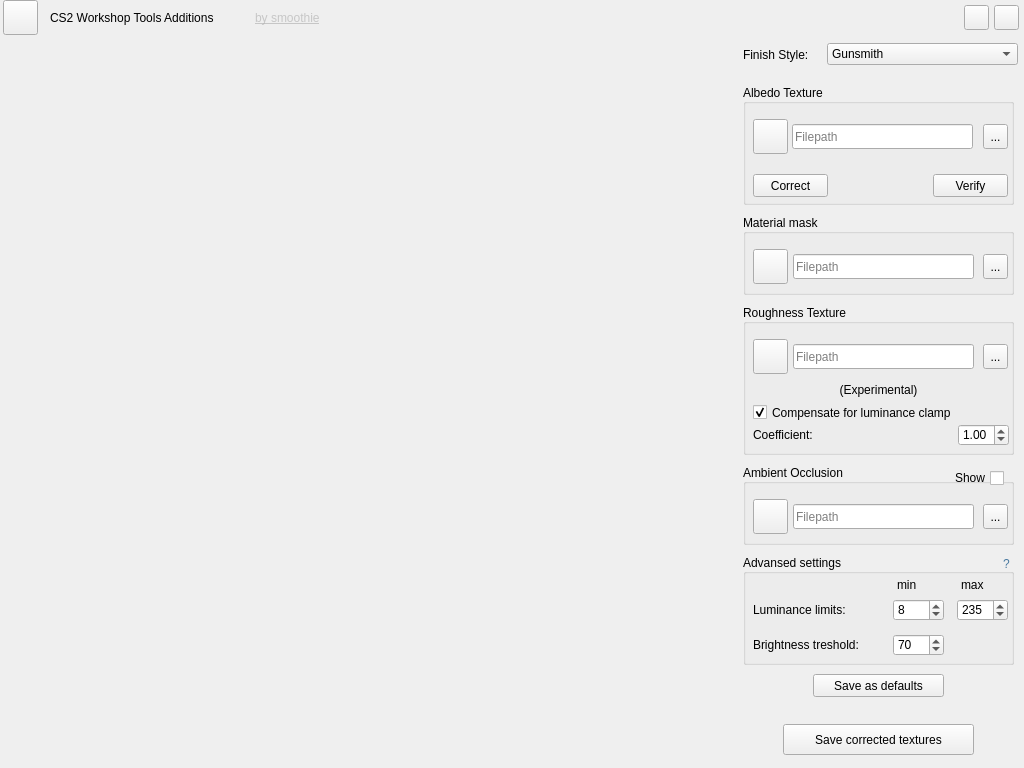
<?xml version="1.0" encoding="UTF-8"?>
<ui version="4.0">
 <class>MainWindow</class>
 <widget class="QMainWindow" name="MainWindow">
  <property name="enabled">
   <bool>true</bool>
  </property>
  <property name="geometry">
   <rect>
    <x>0</x>
    <y>0</y>
    <width>1024</width>
    <height>768</height>
   </rect>
  </property>
  <property name="windowTitle">
   <string notr="true">Task Manager</string>
  </property>
  <widget class="QWidget" name="centralwidget">
   <property name="class" stdset="0">
    <string>mainPlane</string>
   </property>
   <widget class="QWidget" name="optionsPlane" native="true">
    <property name="geometry">
     <rect>
      <x>733</x>
      <y>34</y>
      <width>291</width>
      <height>41</height>
     </rect>
    </property>
    <property name="class" stdset="0">
     <string>plane</string>
    </property>
    <widget class="QComboBox" name="finishStyleBox">
     <property name="geometry">
      <rect>
       <x>94</x>
       <y>9</y>
       <width>191</width>
       <height>22</height>
      </rect>
     </property>
     <property name="cursor">
      <cursorShape>PointingHandCursor</cursorShape>
     </property>
     <property name="currentIndex">
      <number>7</number>
     </property>
     <property name="class" stdset="0">
      <string>comboBox</string>
     </property>
     <item>
      <property name="text">
       <string>Spray-Paint</string>
      </property>
     </item>
     <item>
      <property name="text">
       <string>Hydrographic</string>
      </property>
     </item>
     <item>
      <property name="text">
       <string>Anodized</string>
      </property>
     </item>
     <item>
      <property name="text">
       <string>Anodized Multicolored</string>
      </property>
     </item>
     <item>
      <property name="text">
       <string>Anodized Airbrushed</string>
      </property>
     </item>
     <item>
      <property name="text">
       <string>Custom Paint Job</string>
      </property>
     </item>
     <item>
      <property name="text">
       <string>Patina</string>
      </property>
     </item>
     <item>
      <property name="text">
       <string>Gunsmith</string>
      </property>
     </item>
    </widget>
    <widget class="QLabel" name="finishStyleLabel">
     <property name="geometry">
      <rect>
       <x>10</x>
       <y>10</y>
       <width>111</width>
       <height>21</height>
      </rect>
     </property>
     <property name="text">
      <string>Finish Style:</string>
     </property>
     <property name="class" stdset="0">
      <string>regularText</string>
     </property>
    </widget>
   </widget>
   <widget class="QWidget" name="menuBar" native="true">
    <property name="geometry">
     <rect>
      <x>0</x>
      <y>0</y>
      <width>1024</width>
      <height>35</height>
     </rect>
    </property>
    <property name="class" stdset="0">
     <string>menubarPlane</string>
    </property>
    <widget class="QPushButton" name="minButton">
     <property name="geometry">
      <rect>
       <x>964</x>
       <y>5</y>
       <width>25</width>
       <height>25</height>
      </rect>
     </property>
     <property name="cursor">
      <cursorShape>PointingHandCursor</cursorShape>
     </property>
     <property name="inputMethodHints">
      <set>Qt::ImhHiddenText</set>
     </property>
     <property name="text">
      <string/>
     </property>
     <property name="icon">
      <iconset>
       <normaloff>icons/minimize_icon.png</normaloff>icons/minimize_icon.png</iconset>
     </property>
     <property name="iconSize">
      <size>
       <width>25</width>
       <height>25</height>
      </size>
     </property>
     <property name="checked">
      <bool>false</bool>
     </property>
     <property name="flat">
      <bool>false</bool>
     </property>
     <property name="class" stdset="0">
      <string>iconButton</string>
     </property>
    </widget>
    <widget class="QPushButton" name="exitButton">
     <property name="geometry">
      <rect>
       <x>994</x>
       <y>5</y>
       <width>25</width>
       <height>25</height>
      </rect>
     </property>
     <property name="cursor">
      <cursorShape>PointingHandCursor</cursorShape>
     </property>
     <property name="focusPolicy">
      <enum>Qt::ClickFocus</enum>
     </property>
     <property name="text">
      <string/>
     </property>
     <property name="icon">
      <iconset>
       <normaloff>icons/exit_icon.png</normaloff>
       <activeoff>icons/exit_icon_active.png</activeoff>icons/exit_icon.png</iconset>
     </property>
     <property name="iconSize">
      <size>
       <width>25</width>
       <height>25</height>
      </size>
     </property>
     <property name="checkable">
      <bool>false</bool>
     </property>
     <property name="class" stdset="0">
      <string>iconButton</string>
     </property>
    </widget>
    <widget class="QLabel" name="titleLabel">
     <property name="geometry">
      <rect>
       <x>50</x>
       <y>10</y>
       <width>321</width>
       <height>16</height>
      </rect>
     </property>
     <property name="text">
      <string>CS2 Workshop Tools Additions</string>
     </property>
     <property name="class" stdset="0">
      <string>titleText</string>
     </property>
    </widget>
    <widget class="QLabel" name="authorLabel">
     <property name="geometry">
      <rect>
       <x>255</x>
       <y>10</y>
       <width>111</width>
       <height>16</height>
      </rect>
     </property>
     <property name="text">
      <string>&lt;a style=&quot;color: rgba(168, 168, 168, 0.582);&quot; href=&quot;https://steamcommunity.com/id/smoothie-ws/&quot;&gt;by smoothie&lt;/a&gt;</string>
     </property>
     <property name="class" stdset="0">
      <string>creditsText</string>
     </property>
    </widget>
    <widget class="QPushButton" name="appIcon">
     <property name="geometry">
      <rect>
       <x>3</x>
       <y>0</y>
       <width>35</width>
       <height>35</height>
      </rect>
     </property>
     <property name="cursor">
      <cursorShape>ArrowCursor</cursorShape>
     </property>
     <property name="inputMethodHints">
      <set>Qt::ImhHiddenText</set>
     </property>
     <property name="text">
      <string/>
     </property>
     <property name="icon">
      <iconset>
       <normaloff>icons/app_icon_transparent.png</normaloff>icons/app_icon_transparent.png</iconset>
     </property>
     <property name="iconSize">
      <size>
       <width>35</width>
       <height>35</height>
      </size>
     </property>
     <property name="checked">
      <bool>false</bool>
     </property>
     <property name="flat">
      <bool>false</bool>
     </property>
     <property name="class" stdset="0">
      <string>iconButton</string>
     </property>
    </widget>
    <widget class="QLabel" name="statusLabel">
     <property name="geometry">
      <rect>
       <x>350</x>
       <y>5</y>
       <width>601</width>
       <height>25</height>
      </rect>
     </property>
     <property name="text">
      <string/>
     </property>
     <property name="alignment">
      <set>Qt::AlignRight|Qt::AlignTrailing|Qt::AlignVCenter</set>
     </property>
     <property name="class" stdset="0">
      <string>regularText</string>
     </property>
    </widget>
   </widget>
   <widget class="QWidget" name="background" native="true">
    <property name="geometry">
     <rect>
      <x>0</x>
      <y>34</y>
      <width>733</width>
      <height>733</height>
     </rect>
    </property>
    <property name="class" stdset="0">
     <string>backgroundPlane</string>
    </property>
   </widget>
   <widget class="QWidget" name="optionsPlane_3" native="true">
    <property name="geometry">
     <rect>
      <x>733</x>
      <y>74</y>
      <width>291</width>
      <height>694</height>
     </rect>
    </property>
    <property name="class" stdset="0">
     <string>plane</string>
    </property>
    <widget class="QPushButton" name="saveButton">
     <property name="geometry">
      <rect>
       <x>50</x>
       <y>650</y>
       <width>191</width>
       <height>31</height>
      </rect>
     </property>
     <property name="cursor">
      <cursorShape>PointingHandCursor</cursorShape>
     </property>
     <property name="text">
      <string>Save corrected textures</string>
     </property>
     <property name="class" stdset="0">
      <string>mainButton</string>
     </property>
    </widget>
    <widget class="QPushButton" name="defaultsButton">
     <property name="geometry">
      <rect>
       <x>80</x>
       <y>600</y>
       <width>131</width>
       <height>23</height>
      </rect>
     </property>
     <property name="cursor">
      <cursorShape>PointingHandCursor</cursorShape>
     </property>
     <property name="text">
      <string>Save as defaults</string>
     </property>
     <property name="class" stdset="0">
      <string>regularButton</string>
     </property>
    </widget>
    <widget class="QGroupBox" name="settingsGroup">
     <property name="geometry">
      <rect>
       <x>10</x>
       <y>480</y>
       <width>271</width>
       <height>111</height>
      </rect>
     </property>
     <property name="title">
      <string>Advansed settings</string>
     </property>
     <property name="alignment">
      <set>Qt::AlignJustify|Qt::AlignVCenter</set>
     </property>
     <property name="checkable">
      <bool>false</bool>
     </property>
     <property name="class" stdset="0">
      <string>group</string>
     </property>
     <widget class="QLabel" name="luminanceLabel">
      <property name="geometry">
       <rect>
        <x>10</x>
        <y>45</y>
        <width>111</width>
        <height>21</height>
       </rect>
      </property>
      <property name="text">
       <string>Luminance limits:</string>
      </property>
      <property name="class" stdset="0">
       <string>regularText</string>
      </property>
     </widget>
     <widget class="QLabel" name="brightnessLabel">
      <property name="geometry">
       <rect>
        <x>10</x>
        <y>80</y>
        <width>181</width>
        <height>21</height>
       </rect>
      </property>
      <property name="text">
       <string>Brightness treshold:</string>
      </property>
      <property name="class" stdset="0">
       <string>regularText</string>
      </property>
     </widget>
     <widget class="QSpinBox" name="lminBox">
      <property name="geometry">
       <rect>
        <x>150</x>
        <y>45</y>
        <width>51</width>
        <height>22</height>
       </rect>
      </property>
      <property name="minimum">
       <number>1</number>
      </property>
      <property name="maximum">
       <number>254</number>
      </property>
      <property name="value">
       <number>8</number>
      </property>
      <property name="class" stdset="0">
       <string>spinBox</string>
      </property>
     </widget>
     <widget class="QLabel" name="minLabel">
      <property name="geometry">
       <rect>
        <x>154</x>
        <y>20</y>
        <width>31</width>
        <height>21</height>
       </rect>
      </property>
      <property name="text">
       <string>min</string>
      </property>
      <property name="class" stdset="0">
       <string>regularText</string>
      </property>
     </widget>
     <widget class="QSpinBox" name="lmaxBox">
      <property name="geometry">
       <rect>
        <x>214</x>
        <y>45</y>
        <width>51</width>
        <height>22</height>
       </rect>
      </property>
      <property name="minimum">
       <number>1</number>
      </property>
      <property name="maximum">
       <number>254</number>
      </property>
      <property name="value">
       <number>235</number>
      </property>
      <property name="class" stdset="0">
       <string>spinBox</string>
      </property>
     </widget>
     <widget class="QLabel" name="maxLabel">
      <property name="geometry">
       <rect>
        <x>218</x>
        <y>20</y>
        <width>31</width>
        <height>21</height>
       </rect>
      </property>
      <property name="text">
       <string>max</string>
      </property>
      <property name="class" stdset="0">
       <string>regularText</string>
      </property>
     </widget>
     <widget class="QSpinBox" name="blimitBox">
      <property name="geometry">
       <rect>
        <x>150</x>
        <y>80</y>
        <width>51</width>
        <height>22</height>
       </rect>
      </property>
      <property name="minimum">
       <number>1</number>
      </property>
      <property name="maximum">
       <number>254</number>
      </property>
      <property name="value">
       <number>70</number>
      </property>
      <property name="class" stdset="0">
       <string>spinBox</string>
      </property>
     </widget>
     <widget class="QLabel" name="infoLink">
      <property name="geometry">
       <rect>
        <x>260</x>
        <y>2</y>
        <width>16</width>
        <height>16</height>
       </rect>
      </property>
      <property name="text">
       <string>&lt;a style=&quot;color: #4979a0; text-decoration: none;&quot; href=&quot;https://www.artstation.com/blogs/shinsoj/Q9j6/pbr-color-space-conversion-and-albedo-chart&quot;&gt;?&lt;/a&gt;</string>
      </property>
      <property name="class" stdset="0">
       <string>regularText</string>
      </property>
     </widget>
    </widget>
    <widget class="QGroupBox" name="metallicGroup">
     <property name="geometry">
      <rect>
       <x>10</x>
       <y>140</y>
       <width>271</width>
       <height>81</height>
      </rect>
     </property>
     <property name="title">
      <string>Material mask</string>
     </property>
     <property name="alignment">
      <set>Qt::AlignJustify|Qt::AlignVCenter</set>
     </property>
     <property name="checkable">
      <bool>false</bool>
     </property>
     <property name="class" stdset="0">
      <string>group</string>
     </property>
     <widget class="QToolButton" name="setmetallicButton">
      <property name="geometry">
       <rect>
        <x>240</x>
        <y>40</y>
        <width>25</width>
        <height>25</height>
       </rect>
      </property>
      <property name="cursor">
       <cursorShape>PointingHandCursor</cursorShape>
      </property>
      <property name="focusPolicy">
       <enum>Qt::StrongFocus</enum>
      </property>
      <property name="text">
       <string>...</string>
      </property>
      <property name="class" stdset="0">
       <string>regularButton</string>
      </property>
     </widget>
     <widget class="QLineEdit" name="metallicPathInput">
      <property name="geometry">
       <rect>
        <x>50</x>
        <y>40</y>
        <width>181</width>
        <height>25</height>
       </rect>
      </property>
      <property name="placeholderText">
       <string>Filepath</string>
      </property>
      <property name="class" stdset="0">
       <string>textInput</string>
      </property>
     </widget>
     <widget class="QPushButton" name="metallicIcon">
      <property name="geometry">
       <rect>
        <x>10</x>
        <y>35</y>
        <width>35</width>
        <height>35</height>
       </rect>
      </property>
      <property name="cursor">
       <cursorShape>ArrowCursor</cursorShape>
      </property>
      <property name="focusPolicy">
       <enum>Qt::NoFocus</enum>
      </property>
      <property name="inputMethodHints">
       <set>Qt::ImhHiddenText</set>
      </property>
      <property name="text">
       <string/>
      </property>
      <property name="icon">
       <iconset>
        <normaloff>icons/emptyimage_icon.png</normaloff>
        <disabledoff>icons/emptyimage_disabled_icon.png</disabledoff>icons/emptyimage_icon.png</iconset>
      </property>
      <property name="iconSize">
       <size>
        <width>35</width>
        <height>35</height>
       </size>
      </property>
      <property name="checked">
       <bool>false</bool>
      </property>
      <property name="flat">
       <bool>false</bool>
      </property>
      <property name="class" stdset="0">
       <string>textureIcon</string>
      </property>
     </widget>
    </widget>
    <widget class="QGroupBox" name="albedoGroup">
     <property name="geometry">
      <rect>
       <x>10</x>
       <y>10</y>
       <width>271</width>
       <height>121</height>
      </rect>
     </property>
     <property name="title">
      <string>Albedo Texture</string>
     </property>
     <property name="alignment">
      <set>Qt::AlignJustify|Qt::AlignVCenter</set>
     </property>
     <property name="checkable">
      <bool>false</bool>
     </property>
     <property name="class" stdset="0">
      <string>group</string>
     </property>
     <widget class="QToolButton" name="setalbedoButton">
      <property name="geometry">
       <rect>
        <x>240</x>
        <y>40</y>
        <width>25</width>
        <height>25</height>
       </rect>
      </property>
      <property name="cursor">
       <cursorShape>PointingHandCursor</cursorShape>
      </property>
      <property name="focusPolicy">
       <enum>Qt::StrongFocus</enum>
      </property>
      <property name="text">
       <string>...</string>
      </property>
      <property name="class" stdset="0">
       <string>regularButton</string>
      </property>
     </widget>
     <widget class="QLineEdit" name="albedoPathInput">
      <property name="geometry">
       <rect>
        <x>49</x>
        <y>40</y>
        <width>181</width>
        <height>25</height>
       </rect>
      </property>
      <property name="placeholderText">
       <string>Filepath</string>
      </property>
      <property name="class" stdset="0">
       <string>textInput</string>
      </property>
     </widget>
     <widget class="QPushButton" name="albedoIcon">
      <property name="geometry">
       <rect>
        <x>10</x>
        <y>35</y>
        <width>35</width>
        <height>35</height>
       </rect>
      </property>
      <property name="cursor">
       <cursorShape>ArrowCursor</cursorShape>
      </property>
      <property name="focusPolicy">
       <enum>Qt::NoFocus</enum>
      </property>
      <property name="inputMethodHints">
       <set>Qt::ImhHiddenText</set>
      </property>
      <property name="text">
       <string/>
      </property>
      <property name="icon">
       <iconset>
        <normaloff>icons/emptyimage_icon.png</normaloff>
        <disabledoff>icons/emptyimage_disabled_icon.png</disabledoff>icons/emptyimage_icon.png</iconset>
      </property>
      <property name="iconSize">
       <size>
        <width>35</width>
        <height>35</height>
       </size>
      </property>
      <property name="checked">
       <bool>false</bool>
      </property>
      <property name="flat">
       <bool>false</bool>
      </property>
      <property name="class" stdset="0">
       <string>textureIcon</string>
      </property>
     </widget>
     <widget class="QPushButton" name="verifyButton">
      <property name="geometry">
       <rect>
        <x>190</x>
        <y>90</y>
        <width>75</width>
        <height>23</height>
       </rect>
      </property>
      <property name="cursor">
       <cursorShape>PointingHandCursor</cursorShape>
      </property>
      <property name="text">
       <string>Verify</string>
      </property>
      <property name="class" stdset="0">
       <string>regularButton</string>
      </property>
     </widget>
     <widget class="QPushButton" name="correctButton">
      <property name="geometry">
       <rect>
        <x>10</x>
        <y>90</y>
        <width>75</width>
        <height>23</height>
       </rect>
      </property>
      <property name="cursor">
       <cursorShape>PointingHandCursor</cursorShape>
      </property>
      <property name="text">
       <string>Correct</string>
      </property>
      <property name="class" stdset="0">
       <string>mainButton</string>
      </property>
     </widget>
    </widget>
    <widget class="QGroupBox" name="aoGroup">
     <property name="geometry">
      <rect>
       <x>10</x>
       <y>390</y>
       <width>271</width>
       <height>81</height>
      </rect>
     </property>
     <property name="title">
      <string>Ambient Occlusion</string>
     </property>
     <property name="alignment">
      <set>Qt::AlignJustify|Qt::AlignVCenter</set>
     </property>
     <property name="checkable">
      <bool>false</bool>
     </property>
     <property name="class" stdset="0">
      <string>group</string>
     </property>
     <widget class="QToolButton" name="setaoButton">
      <property name="geometry">
       <rect>
        <x>240</x>
        <y>40</y>
        <width>25</width>
        <height>25</height>
       </rect>
      </property>
      <property name="cursor">
       <cursorShape>PointingHandCursor</cursorShape>
      </property>
      <property name="focusPolicy">
       <enum>Qt::StrongFocus</enum>
      </property>
      <property name="text">
       <string>...</string>
      </property>
      <property name="class" stdset="0">
       <string>regularButton</string>
      </property>
     </widget>
     <widget class="QLineEdit" name="aoPathInput">
      <property name="geometry">
       <rect>
        <x>50</x>
        <y>40</y>
        <width>181</width>
        <height>25</height>
       </rect>
      </property>
      <property name="placeholderText">
       <string>Filepath</string>
      </property>
      <property name="class" stdset="0">
       <string>textInput</string>
      </property>
     </widget>
     <widget class="QPushButton" name="aoIcon">
      <property name="geometry">
       <rect>
        <x>10</x>
        <y>35</y>
        <width>35</width>
        <height>35</height>
       </rect>
      </property>
      <property name="cursor">
       <cursorShape>ArrowCursor</cursorShape>
      </property>
      <property name="focusPolicy">
       <enum>Qt::NoFocus</enum>
      </property>
      <property name="inputMethodHints">
       <set>Qt::ImhHiddenText</set>
      </property>
      <property name="text">
       <string/>
      </property>
      <property name="icon">
       <iconset>
        <normaloff>icons/emptyimage_icon.png</normaloff>
        <disabledoff>icons/emptyimage_disabled_icon.png</disabledoff>icons/emptyimage_icon.png</iconset>
      </property>
      <property name="iconSize">
       <size>
        <width>35</width>
        <height>35</height>
       </size>
      </property>
      <property name="checked">
       <bool>false</bool>
      </property>
      <property name="flat">
       <bool>false</bool>
      </property>
      <property name="class" stdset="0">
       <string>textureIcon</string>
      </property>
     </widget>
     <widget class="QCheckBox" name="toggleaoBox">
      <property name="geometry">
       <rect>
        <x>140</x>
        <y>4</y>
        <width>121</width>
        <height>20</height>
       </rect>
      </property>
      <property name="cursor">
       <cursorShape>PointingHandCursor</cursorShape>
      </property>
      <property name="layoutDirection">
       <enum>Qt::RightToLeft</enum>
      </property>
      <property name="text">
       <string>Show</string>
      </property>
      <property name="checked">
       <bool>false</bool>
      </property>
      <property name="class" stdset="0">
       <string>checkBox</string>
      </property>
     </widget>
    </widget>
    <widget class="QGroupBox" name="roughnessGroup">
     <property name="geometry">
      <rect>
       <x>10</x>
       <y>230</y>
       <width>271</width>
       <height>151</height>
      </rect>
     </property>
     <property name="title">
      <string>Roughness Texture</string>
     </property>
     <property name="alignment">
      <set>Qt::AlignJustify|Qt::AlignVCenter</set>
     </property>
     <property name="checkable">
      <bool>false</bool>
     </property>
     <property name="class" stdset="0">
      <string>group</string>
     </property>
     <widget class="QToolButton" name="setroughnessButton">
      <property name="geometry">
       <rect>
        <x>240</x>
        <y>40</y>
        <width>25</width>
        <height>25</height>
       </rect>
      </property>
      <property name="cursor">
       <cursorShape>PointingHandCursor</cursorShape>
      </property>
      <property name="focusPolicy">
       <enum>Qt::StrongFocus</enum>
      </property>
      <property name="text">
       <string>...</string>
      </property>
      <property name="class" stdset="0">
       <string>regularButton</string>
      </property>
     </widget>
     <widget class="QLineEdit" name="roughnessPathInput">
      <property name="geometry">
       <rect>
        <x>50</x>
        <y>40</y>
        <width>181</width>
        <height>25</height>
       </rect>
      </property>
      <property name="placeholderText">
       <string>Filepath</string>
      </property>
      <property name="class" stdset="0">
       <string>textInput</string>
      </property>
     </widget>
     <widget class="QPushButton" name="roughnessIcon">
      <property name="geometry">
       <rect>
        <x>10</x>
        <y>35</y>
        <width>35</width>
        <height>35</height>
       </rect>
      </property>
      <property name="cursor">
       <cursorShape>ArrowCursor</cursorShape>
      </property>
      <property name="focusPolicy">
       <enum>Qt::NoFocus</enum>
      </property>
      <property name="inputMethodHints">
       <set>Qt::ImhHiddenText</set>
      </property>
      <property name="text">
       <string/>
      </property>
      <property name="icon">
       <iconset>
        <normaloff>icons/emptyimage_icon.png</normaloff>
        <disabledoff>icons/emptyimage_disabled_icon.png</disabledoff>icons/emptyimage_icon.png</iconset>
      </property>
      <property name="iconSize">
       <size>
        <width>35</width>
        <height>35</height>
       </size>
      </property>
      <property name="checked">
       <bool>false</bool>
      </property>
      <property name="flat">
       <bool>false</bool>
      </property>
      <property name="class" stdset="0">
       <string>textureIcon</string>
      </property>
     </widget>
     <widget class="QLabel" name="experimentalLabel">
      <property name="geometry">
       <rect>
        <x>40</x>
        <y>75</y>
        <width>191</width>
        <height>21</height>
       </rect>
      </property>
      <property name="text">
       <string>(Experimental)</string>
      </property>
      <property name="alignment">
       <set>Qt::AlignCenter</set>
      </property>
      <property name="class" stdset="0">
       <string>regularText</string>
      </property>
     </widget>
     <widget class="QCheckBox" name="iscompensatingBox">
      <property name="geometry">
       <rect>
        <x>10</x>
        <y>100</y>
        <width>261</width>
        <height>17</height>
       </rect>
      </property>
      <property name="cursor">
       <cursorShape>PointingHandCursor</cursorShape>
      </property>
      <property name="layoutDirection">
       <enum>Qt::LeftToRight</enum>
      </property>
      <property name="text">
       <string>Compensate for luminance clamp</string>
      </property>
      <property name="checked">
       <bool>true</bool>
      </property>
      <property name="class" stdset="0">
       <string>checkBox</string>
      </property>
     </widget>
     <widget class="QDoubleSpinBox" name="coefficientBox">
      <property name="geometry">
       <rect>
        <x>215</x>
        <y>120</y>
        <width>51</width>
        <height>22</height>
       </rect>
      </property>
      <property name="maximum">
       <double>2.000000000000000</double>
      </property>
      <property name="singleStep">
       <double>0.100000000000000</double>
      </property>
      <property name="value">
       <double>1.000000000000000</double>
      </property>
      <property name="class" stdset="0">
       <string>spinBox</string>
      </property>
     </widget>
     <widget class="QLabel" name="coefficientLabel">
      <property name="geometry">
       <rect>
        <x>10</x>
        <y>120</y>
        <width>181</width>
        <height>21</height>
       </rect>
      </property>
      <property name="text">
       <string>Coefficient:</string>
      </property>
      <property name="class" stdset="0">
       <string>regularText</string>
      </property>
     </widget>
    </widget>
   </widget>
   <widget class="QWidget" name="image_plane" native="true">
    <property name="geometry">
     <rect>
      <x>0</x>
      <y>34</y>
      <width>733</width>
      <height>733</height>
     </rect>
    </property>
    <property name="class" stdset="0">
     <string>backgroundPlane</string>
    </property>
   </widget>
   <zorder>background</zorder>
   <zorder>optionsPlane</zorder>
   <zorder>menuBar</zorder>
   <zorder>optionsPlane_3</zorder>
   <zorder>image_plane</zorder>
  </widget>
 </widget>
 <resources/>
 <connections/>
</ui>
